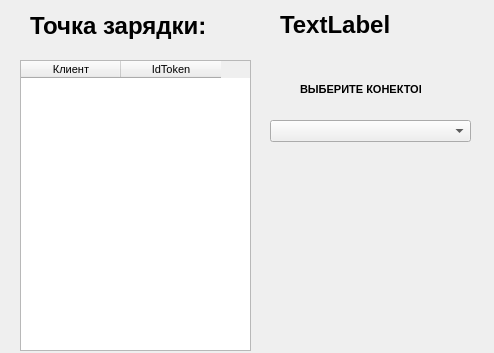
<?xml version="1.0" encoding="UTF-8"?>
<ui version="4.0">
 <class>Form</class>
 <widget class="QWidget" name="Form">
  <property name="geometry">
   <rect>
    <x>0</x>
    <y>0</y>
    <width>494</width>
    <height>353</height>
   </rect>
  </property>
  <property name="font">
   <font>
    <pointsize>8</pointsize>
   </font>
  </property>
  <property name="windowTitle">
   <string>Запуск зарядки</string>
  </property>
  <widget class="QLabel" name="label">
   <property name="geometry">
    <rect>
     <x>280</x>
     <y>0</y>
     <width>111</width>
     <height>51</height>
    </rect>
   </property>
   <property name="font">
    <font>
     <pointsize>22</pointsize>
     <weight>75</weight>
     <bold>true</bold>
    </font>
   </property>
   <property name="text">
    <string>&lt;html&gt;&lt;head/&gt;&lt;body&gt;&lt;p&gt;&lt;span style=&quot; font-size:18pt; font-weight:600;&quot;&gt;TextLabel&lt;/span&gt;&lt;/p&gt;&lt;/body&gt;&lt;/html&gt;</string>
   </property>
  </widget>
  <widget class="QTableWidget" name="tableWidget_2">
   <property name="geometry">
    <rect>
     <x>20</x>
     <y>60</y>
     <width>231</width>
     <height>291</height>
    </rect>
   </property>
   <column>
    <property name="text">
     <string>Клиент</string>
    </property>
   </column>
   <column>
    <property name="text">
     <string>IdToken</string>
    </property>
   </column>
  </widget>
  <widget class="QComboBox" name="comboBox">
   <property name="geometry">
    <rect>
     <x>270</x>
     <y>120</y>
     <width>201</width>
     <height>22</height>
    </rect>
   </property>
  </widget>
  <widget class="QLabel" name="label_2">
   <property name="geometry">
    <rect>
     <x>300</x>
     <y>80</y>
     <width>121</width>
     <height>20</height>
    </rect>
   </property>
   <property name="text">
    <string>&lt;html&gt;&lt;head/&gt;&lt;body&gt;&lt;p&gt;&lt;span style=&quot; font-weight:600;&quot;&gt;ВЫБЕРИТЕ КОНЕКТОР&lt;/span&gt;&lt;/p&gt;&lt;/body&gt;&lt;/html&gt;</string>
   </property>
  </widget>
  <widget class="QLabel" name="label_3">
   <property name="geometry">
    <rect>
     <x>30</x>
     <y>10</y>
     <width>251</width>
     <height>31</height>
    </rect>
   </property>
   <property name="font">
    <font>
     <pointsize>18</pointsize>
     <weight>75</weight>
     <bold>true</bold>
    </font>
   </property>
   <property name="text">
    <string>Точка зарядки:</string>
   </property>
  </widget>
 </widget>
 <resources/>
 <connections/>
</ui>
